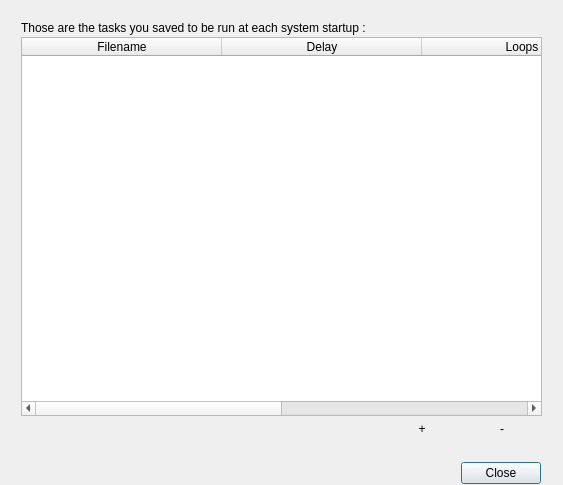
<?xml version="1.0" encoding="UTF-8"?>
<ui version="4.0">
 <class>StartupTasksDialog</class>
 <widget class="QDialog" name="StartupTasksDialog">
  <property name="geometry">
   <rect>
    <x>0</x>
    <y>0</y>
    <width>563</width>
    <height>485</height>
   </rect>
  </property>
  <property name="windowTitle">
   <string>Tasks scheduled at system startup</string>
  </property>
  <layout class="QGridLayout" name="gridLayout">
   <property name="leftMargin">
    <number>1</number>
   </property>
   <property name="topMargin">
    <number>1</number>
   </property>
   <property name="rightMargin">
    <number>1</number>
   </property>
   <property name="bottomMargin">
    <number>1</number>
   </property>
   <property name="horizontalSpacing">
    <number>1</number>
   </property>
   <property name="verticalSpacing">
    <number>2</number>
   </property>
   <item row="0" column="1">
    <spacer name="verticalSpacer">
     <property name="orientation">
      <enum>Qt::Orientation::Vertical</enum>
     </property>
     <property name="sizeType">
      <enum>QSizePolicy::Policy::Fixed</enum>
     </property>
     <property name="sizeHint" stdset="0">
      <size>
       <width>20</width>
       <height>20</height>
      </size>
     </property>
    </spacer>
   </item>
   <item row="1" column="1" colspan="2">
    <widget class="QLabel" name="label">
     <property name="text">
      <string>Those are the tasks you saved to be run at each system startup :</string>
     </property>
    </widget>
   </item>
   <item row="2" column="0">
    <spacer name="horizontalSpacer">
     <property name="orientation">
      <enum>Qt::Orientation::Horizontal</enum>
     </property>
     <property name="sizeType">
      <enum>QSizePolicy::Policy::Fixed</enum>
     </property>
     <property name="sizeHint" stdset="0">
      <size>
       <width>20</width>
       <height>20</height>
      </size>
     </property>
    </spacer>
   </item>
   <item row="2" column="1" colspan="2">
    <widget class="StartupTasksTableWidget" name="tableWidget">
     <property name="focusPolicy">
      <enum>Qt::FocusPolicy::StrongFocus</enum>
     </property>
     <property name="editTriggers">
      <set>QAbstractItemView::EditTrigger::NoEditTriggers</set>
     </property>
     <property name="tabKeyNavigation">
      <bool>true</bool>
     </property>
     <property name="showDropIndicator" stdset="0">
      <bool>true</bool>
     </property>
     <property name="dragDropOverwriteMode">
      <bool>false</bool>
     </property>
     <property name="alternatingRowColors">
      <bool>true</bool>
     </property>
     <property name="selectionMode">
      <enum>QAbstractItemView::SelectionMode::SingleSelection</enum>
     </property>
     <property name="selectionBehavior">
      <enum>QAbstractItemView::SelectionBehavior::SelectRows</enum>
     </property>
     <property name="columnCount">
      <number>4</number>
     </property>
     <attribute name="horizontalHeaderDefaultSectionSize">
      <number>200</number>
     </attribute>
     <attribute name="horizontalHeaderStretchLastSection">
      <bool>true</bool>
     </attribute>
     <attribute name="verticalHeaderVisible">
      <bool>false</bool>
     </attribute>
     <column>
      <property name="text">
       <string>Filename</string>
      </property>
     </column>
     <column>
      <property name="text">
       <string>Delay</string>
      </property>
     </column>
     <column>
      <property name="text">
       <string>Loops</string>
      </property>
     </column>
     <column>
      <property name="text">
       <string>Activated</string>
      </property>
     </column>
    </widget>
   </item>
   <item row="2" column="3">
    <spacer name="horizontalSpacer_2">
     <property name="orientation">
      <enum>Qt::Orientation::Horizontal</enum>
     </property>
     <property name="sizeType">
      <enum>QSizePolicy::Policy::Fixed</enum>
     </property>
     <property name="sizeHint" stdset="0">
      <size>
       <width>20</width>
       <height>20</height>
      </size>
     </property>
    </spacer>
   </item>
   <item row="4" column="1">
    <spacer name="verticalSpacer_2">
     <property name="orientation">
      <enum>Qt::Orientation::Vertical</enum>
     </property>
     <property name="sizeType">
      <enum>QSizePolicy::Policy::Fixed</enum>
     </property>
     <property name="sizeHint" stdset="0">
      <size>
       <width>20</width>
       <height>20</height>
      </size>
     </property>
    </spacer>
   </item>
   <item row="5" column="1">
    <widget class="QDialogButtonBox" name="buttonBox">
     <property name="orientation">
      <enum>Qt::Orientation::Horizontal</enum>
     </property>
     <property name="standardButtons">
      <set>QDialogButtonBox::StandardButton::Close</set>
     </property>
    </widget>
   </item>
   <item row="3" column="1" colspan="2">
    <layout class="QHBoxLayout" name="horizontalLayout">
     <item>
      <spacer name="horizontalSpacer_3">
       <property name="orientation">
        <enum>Qt::Orientation::Horizontal</enum>
       </property>
       <property name="sizeHint" stdset="0">
        <size>
         <width>40</width>
         <height>20</height>
        </size>
       </property>
      </spacer>
     </item>
     <item>
      <widget class="QPushButton" name="addButton">
       <property name="text">
        <string notr="true">+</string>
       </property>
       <property name="flat">
        <bool>true</bool>
       </property>
      </widget>
     </item>
     <item>
      <widget class="QPushButton" name="removeButton">
       <property name="text">
        <string notr="true">-</string>
       </property>
       <property name="flat">
        <bool>true</bool>
       </property>
      </widget>
     </item>
    </layout>
   </item>
  </layout>
 </widget>
 <customwidgets>
  <customwidget>
   <class>StartupTasksTableWidget</class>
   <extends>QTableWidget</extends>
   <header location="global">ui/tablewidgets/StartupTasksTableWidget.h</header>
  </customwidget>
 </customwidgets>
 <resources/>
 <connections>
  <connection>
   <sender>buttonBox</sender>
   <signal>accepted()</signal>
   <receiver>StartupTasksDialog</receiver>
   <slot>accept()</slot>
   <hints>
    <hint type="sourcelabel">
     <x>248</x>
     <y>254</y>
    </hint>
    <hint type="destinationlabel">
     <x>157</x>
     <y>274</y>
    </hint>
   </hints>
  </connection>
  <connection>
   <sender>buttonBox</sender>
   <signal>rejected()</signal>
   <receiver>StartupTasksDialog</receiver>
   <slot>reject()</slot>
   <hints>
    <hint type="sourcelabel">
     <x>316</x>
     <y>260</y>
    </hint>
    <hint type="destinationlabel">
     <x>286</x>
     <y>274</y>
    </hint>
   </hints>
  </connection>
 </connections>
</ui>
